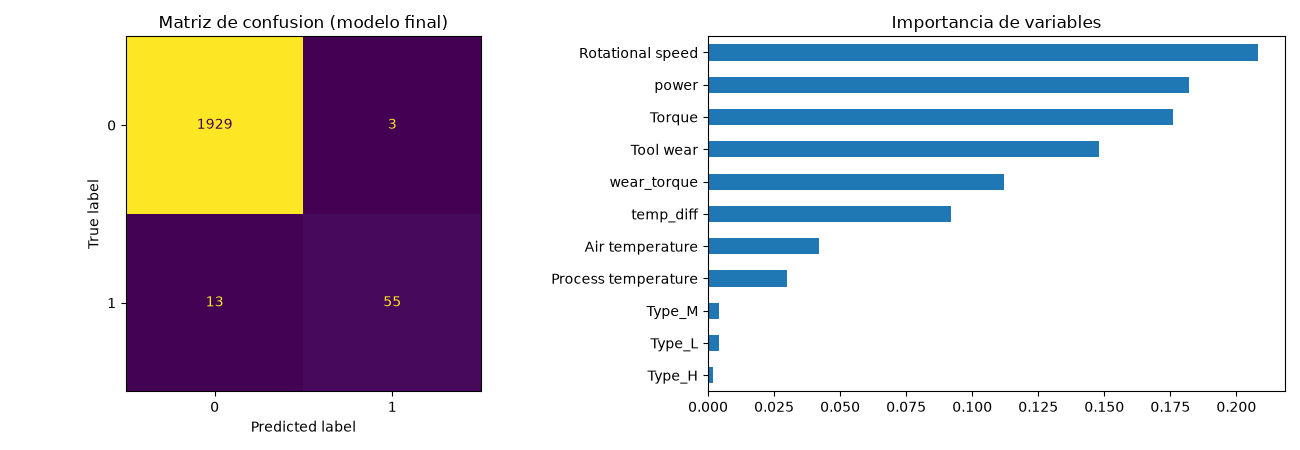

This chart was generated by the following Python code:
import pandas as pd
import numpy as np
import joblib
import matplotlib.pyplot as plt
from sklearn.model_selection import train_test_split
from sklearn.ensemble import RandomForestClassifier
from sklearn.metrics import (accuracy_score, precision_score, recall_score,
                             f1_score, confusion_matrix, ConfusionMatrixDisplay)

UMBRAL = 0.5

# 1. Preparar datos (igual que en pasos anteriores)
df = pd.read_csv('data/ai4i2020.csv')
df = df.drop(columns=['TWF', 'HDF', 'PWF', 'OSF', 'RNF'])
df = pd.get_dummies(df, columns=['Type'], dtype=int)

y = df['Machine failure']
X = df.drop(columns=['Machine failure'])
X['temp_diff'] = X['Process temperature'] - X['Air temperature']
X['power'] = X['Torque'] * X['Rotational speed'] * 2 * np.pi / 60
X['wear_torque'] = X['Tool wear'] * X['Torque']

# 2. Dividir 80% entrenamiento / 20% prueba
X_train, X_test, y_train, y_test = train_test_split(
    X, y, test_size=0.2, random_state=42, stratify=y)

# 3. Entrenar el modelo final
modelo = RandomForestClassifier(
    n_estimators=200, class_weight='balanced', random_state=42, n_jobs=-1)
modelo.fit(X_train, y_train)

# 4. Evaluar con datos que nunca vio
probs = modelo.predict_proba(X_test)[:, 1]
pred = (probs >= UMBRAL).astype(int)

acc = accuracy_score(y_test, pred)
prec = precision_score(y_test, pred)
rec = recall_score(y_test, pred)
f1 = f1_score(y_test, pred)
cm = confusion_matrix(y_test, pred)

print("=== MODELO FINAL: Random Forest + variables derivadas, umbral", UMBRAL, "===")
print(f"Accuracy: {acc:.3f} | Precision: {prec:.3f} | Recall: {rec:.3f} | F1: {f1:.3f}")
print("Matriz de confusion [[VN, FP], [FN, VP]]:")
print(cm)

# 5. Importancia de variables
imp = pd.Series(modelo.feature_importances_, index=X.columns).sort_values(ascending=False).round(3)
print("\n=== Importancia de variables ===")
print(imp)

# 6. Graficas
fig, ejes = plt.subplots(1, 2, figsize=(13, 4.5))
ConfusionMatrixDisplay.from_predictions(y_test, pred, ax=ejes[0], colorbar=False)
ejes[0].set_title("Matriz de confusion (modelo final)")
imp.sort_values().plot(kind='barh', ax=ejes[1])
ejes[1].set_title("Importancia de variables")
plt.tight_layout()
plt.savefig('paso7_modelo_final.png')
print("\nGrafica guardada como paso7_modelo_final.png")

# 7. Guardar el modelo y su configuracion para el prototipo
joblib.dump({'modelo': modelo, 'columnas': list(X.columns), 'umbral': UMBRAL},
            'modelo_final.joblib')
print("Modelo guardado como modelo_final.joblib")

with open('resultados_paso7_modelo_final.txt', 'w') as f:
    f.write(f"Accuracy {acc:.3f} | Precision {prec:.3f} | Recall {rec:.3f} | F1 {f1:.3f}\n")
    f.write(f"Matriz de confusion:\n{cm}\n\nImportancia de variables:\n{imp.to_string()}\n")
